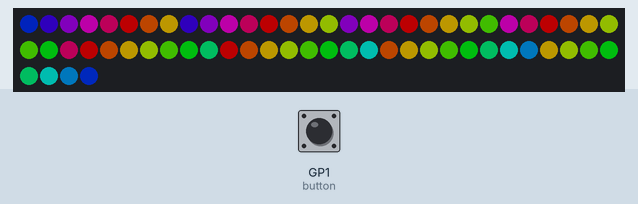
The program below on a simulated Raspberry Pi Pico running CircuitPython. Shown: 64 RGB LEDs in strip order, left to right, continuing on the next row. Inputs (shaded band) come from the test bench; at power-on: GP1 (button) HIGH. Dim RGB values are drawn brighter than linear; random numbers come from a fixed seed; library files of the repository ran but are not shown: neopixel_matrix_optimized.py; what the program prints to the serial console is not drawn.

Above: at 3.63 s.
3.7 s: GP1 (button) pulled LOW for 0.15 s
At 4.9 s:
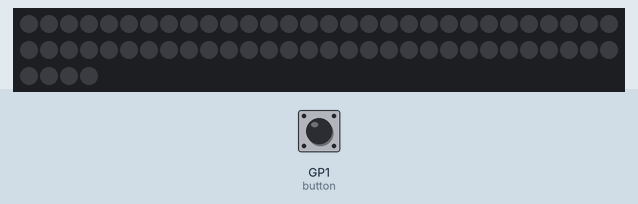
8.2 s: GP1 (button) pulled LOW for 1 s
At 8.43 s:
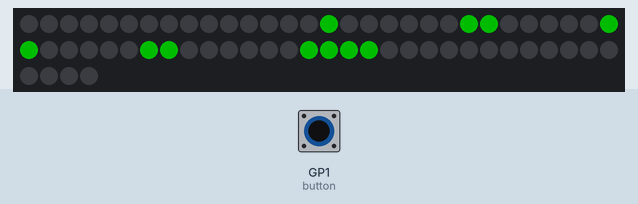
10.7 s: GP1 (button) pulsed LOW 2 times (0.12 s each, 0.3 s apart)
At 11.2 s:
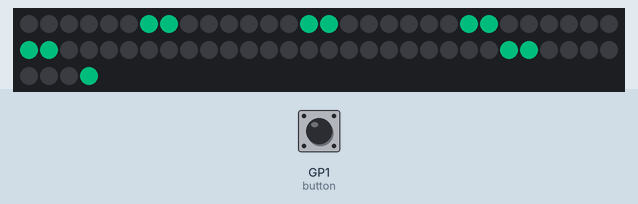
12.8 s: GP1 (button) pulsed LOW 5 times (0.12 s each, 0.3 s apart)
At 17.27 s:
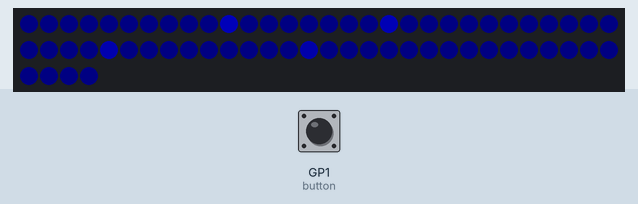
17.3 s: GP1 (button) pulled LOW for 0.15 s
At 17.53 s:
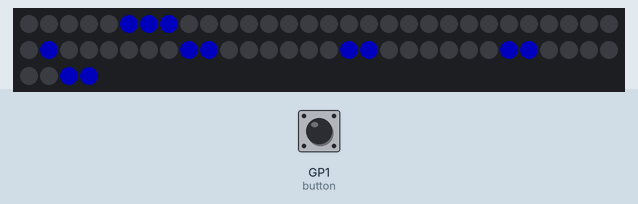

The program:

main_final.py
```python
"""
Programme principal avec sélection d'effets par bouton
Appuyez sur le bouton GP1 pour changer d'effet
VERSION CORRIGÉE - Bouton fonctionnel
"""

import board
import digitalio
import time
from neopixel_matrix_optimized import NeoPixelMatrix, rainbow_pattern, hsv_to_rgb
import random
import math


# ============================================================================
# CONFIGURATION
# ============================================================================

LED_PIN = board.GP0
BUTTON_PIN = board.GP1
BRIGHTNESS = 0.3
EFFECT_DISPLAY_TIME = 1.5  # Temps d'affichage du numéro d'effet (secondes)


# ============================================================================
# INITIALISATION DU BOUTON (CORRIGÉE)
# ============================================================================

class Button:
    """Classe pour gérer le bouton avec anti-rebond."""

    def __init__(self, pin):
        """
        Initialise le bouton.

        Args:
            pin: Pin GPIO du bouton
        """
        # Configuration du bouton
        self.button = digitalio.DigitalInOut(pin)
        self.button.direction = digitalio.Direction.INPUT
        self.button.pull = digitalio.Pull.UP  # Pull-up = True au repos, False quand appuyé

        self.last_state = self.button.value
        self.last_press_time = 0
        self.debounce_time = 0.05  # 50ms anti-rebond (réduit pour meilleure réactivité)

    def is_pressed(self):
        """
        Détecte un appui sur le bouton avec anti-rebond.

        Returns:
            True si le bouton vient d'être appuyé, False sinon
        """
        current_state = self.button.value
        current_time = time.monotonic()

        # Vérifier si l'état a changé
        if current_state != self.last_state:
            # Vérifier le temps d'anti-rebond
            if (current_time - self.last_press_time) > self.debounce_time:
                self.last_press_time = current_time
                self.last_state = current_state
                # Avec pull-up, le bouton est False quand appuyé
                if not current_state:
                    return True

        return False


# ============================================================================
# AFFICHAGE DES CHIFFRES 8x8
# ============================================================================

# Définition des chiffres en 8x8 pixels (1 = allumé, 0 = éteint)
DIGITS = {
    0: [
        "  ████  ",
        " ██  ██ ",
        "██    ██",
        "██    ██",
        "██    ██",
        "██    ██",
        " ██  ██ ",
        "  ████  "
    ],
    1: [
        "   ██   ",
        "  ███   ",
        " ████   ",
        "   ██   ",
        "   ██   ",
        "   ██   ",
        "   ██   ",
        " ██████ "
    ],
    2: [
        "  ████  ",
        " ██  ██ ",
        "     ██ ",
        "    ██  ",
        "   ██   ",
        "  ██    ",
        " ██     ",
        " ██████ "
    ],
    3: [
        "  ████  ",
        " ██  ██ ",
        "     ██ ",
        "   ███  ",
        "     ██ ",
        "     ██ ",
        " ██  ██ ",
        "  ████  "
    ],
    4: [
        "    ██  ",
        "   ███  ",
        "  ████  ",
        " ██ ██  ",
        "██  ██  ",
        "████████",
        "    ██  ",
        "    ██  "
    ],
    5: [
        " ██████ ",
        " ██     ",
        " ██     ",
        " █████  ",
        "     ██ ",
        "     ██ ",
        " ██  ██ ",
        "  ████  "
    ],
    6: [
        "  ████  ",
        " ██  ██ ",
        " ██     ",
        " █████  ",
        " ██  ██ ",
        " ██  ██ ",
        " ██  ██ ",
        "  ████  "
    ],
    7: [
        " ██████ ",
        "     ██ ",
        "    ██  ",
        "   ██   ",
        "  ██    ",
        "  ██    ",
        "  ██    ",
        "  ██    "
    ],
    8: [
        "  ████  ",
        " ██  ██ ",
        " ██  ██ ",
        "  ████  ",
        " ██  ██ ",
        " ██  ██ ",
        " ██  ██ ",
        "  ████  "
    ],
    9: [
        "  ████  ",
        " ██  ██ ",
        " ██  ██ ",
        " ██  ██ ",
        "  █████ ",
        "     ██ ",
        " ██  ██ ",
        "  ████  "
    ]
}


def display_number(matrix, number, color=(0, 255, 255), scroll=True):
    """
    Affiche un numéro sur la matrice avec effet de défilement.

    Args:
        matrix: Instance de NeoPixelMatrix
        number: Numéro à afficher (0-9)
        color: Couleur RGB du chiffre
        scroll: Si True, fait défiler le chiffre de droite à gauche
    """
    if number not in DIGITS:
        return

    digit = DIGITS[number]

    if scroll:
        # Défilement de droite à gauche
        for offset in range(8, -8, -1):
            matrix.fill((0, 0, 0))

            for y in range(8):
                for x in range(8):
                    display_x = x + offset
                    if 0 <= display_x < 8:
                        if digit[y][x] == '█':
                            matrix.set_pixel(display_x, y, color)

            matrix.show()
            time.sleep(0.05)
    else:
        # Affichage statique
        matrix.fill((0, 0, 0))
        for y in range(8):
            for x in range(8):
                if digit[y][x] == '█':
                    matrix.set_pixel(x, y, color)
        matrix.show()


# ============================================================================
# EFFETS VISUELS (MODIFIÉS POUR ÊTRE NON-BLOQUANTS)
# ============================================================================

class Effect:
    """Classe de base pour les effets."""

    def __init__(self, matrix):
        self.matrix = matrix
        self.running = True
        self.frame_count = 0

    def stop(self):
        """Arrête l'effet."""
        self.running = False

    def update(self):
        """Méthode à appeler à chaque frame."""
        self.frame_count += 1


class Effect1_Gradient(Effect):
    """Effet 1 : Dégradé animé"""

    def __init__(self, matrix):
        super().__init__(matrix)
        self.scale = 0

    def update(self):
        super().update()
        self.matrix.draw_gradient(x_scale=self.scale, y_scale=self.scale, z_value=100)
        self.scale = (self.scale + 2) % 256


class Effect2_Rainbow(Effect):
    """Effet 2 : Arc-en-ciel rotatif"""

    def __init__(self, matrix):
        super().__init__(matrix)
        self.offset = 0

    def update(self):
        super().update()

        def rainbow_rotated(x, y):
            hue = ((x + y + self.offset) * 255 // 14) % 256
            return hsv_to_rgb(hue / 255, 1.0, 1.0)

        self.matrix.draw_pattern(rainbow_rotated)
        self.offset = (self.offset + 1) % 256


class Effect3_Wave(Effect):
    """Effet 3 : Vague"""

    def __init__(self, matrix):
        super().__init__(matrix)
        self.t = 0

    def update(self):
        super().update()

        def wave_pattern(x, y):
            wave = math.sin((x + self.t) * 0.5) * 0.5 + 0.5
            intensity = int(wave * 255)
            return (0, intensity, 255 - intensity)

        self.matrix.draw_pattern(wave_pattern)
        self.t += 0.3


class Effect4_Spiral(Effect):
    """Effet 4 : Spirale"""

    def __init__(self, matrix):
        super().__init__(matrix)
        self.offset = 0

    def update(self):
        super().update()

        def spiral_pattern(x, y):
            cx, cy = 3.5, 3.5
            dx, dy = x - cx, y - cy
            angle = math.atan2(dy, dx)
            distance = math.sqrt(dx*dx + dy*dy)
            hue = (angle + distance + self.offset) % (2 * math.pi)
            hue_normalized = hue / (2 * math.pi)
            return hsv_to_rgb(hue_normalized, 1.0, 1.0)

        self.matrix.draw_pattern(spiral_pattern)
        self.offset += 0.1


class Effect5_Fire(Effect):
    """Effet 5 : Feu"""

    def __init__(self, matrix):
        super().__init__(matrix)
        self.heat = [[0 for _ in range(8)] for _ in range(8)]

    def update(self):
        super().update()

        # Refroidissement
        for y in range(8):
            for x in range(8):
                cooldown = random.randint(0, 10)
                self.heat[y][x] = max(0, self.heat[y][x] - cooldown)

        # Propagation vers le haut
        for y in range(7, 0, -1):
            for x in range(8):
                self.heat[y][x] = (self.heat[y-1][x] +
                                 self.heat[y-1][(x-1) % 8] +
                                 self.heat[y-1][(x+1) % 8]) // 3

        # Source de chaleur en bas
        for x in range(8):
            self.heat[0][x] = random.randint(200, 255)

        # Affichage
        for y in range(8):
            for x in range(8):
                t = self.heat[y][x]
                if t < 85:
                    r, g, b = t * 3, 0, 0
                elif t < 170:
                    r, g, b = 255, (t - 85) * 3, 0
                else:
                    r, g, b = 255, 255, (t - 170) * 3

                self.matrix.set_pixel(x, y, (r, g, b))

        self.matrix.show()


class Effect6_Rain(Effect):
    """Effet 6 : Pluie"""

    def __init__(self, matrix):
        super().__init__(matrix)
        self.drops = []

    def update(self):
        super().update()

        # Nouvelles gouttes
        if random.random() < 0.3:
            self.drops.append([random.randint(0, 7), 0, 255])

        # Fond bleu foncé
        self.matrix.fill((0, 0, 20))

        # Mise à jour des gouttes
        new_drops = []
        for drop in self.drops:
            x, y, intensity = drop

            if 0 <= y < 8:
                self.matrix.set_pixel(x, y, (0, 0, intensity))

            drop[1] += 1
            drop[2] = max(0, drop[2] - 20)

            if drop[1] < 8 and drop[2] > 0:
                new_drops.append(drop)

        self.drops = new_drops
        self.matrix.show()


class Effect7_Heart(Effect):
    """Effet 7 : Cœur battant"""

    def __init__(self, matrix):
        super().__init__(matrix)
        self.t = 0
        self.heart_pixels = [
            (1, 1), (2, 1), (4, 1), (5, 1),
            (0, 2), (1, 2), (2, 2), (4, 2), (5, 2), (6, 2),
            (0, 3), (1, 3), (2, 3), (3, 3), (4, 3), (5, 3), (6, 3),
            (1, 4), (2, 4), (3, 4), (4, 4), (5, 4),
            (2, 5), (3, 5), (4, 5),
            (3, 6),
        ]

    def update(self):
        super().update()

        intensity = int((math.sin(self.t) * 0.5 + 0.5) * 255)

        self.matrix.fill((0, 0, 0))
        for x, y in self.heart_pixels:
            self.matrix.set_pixel(x, y, (intensity, 0, 0))

        self.matrix.show()
        self.t += 0.2


class Effect8_Checkerboard(Effect):
    """Effet 8 : Damier clignotant"""

    def __init__(self, matrix):
        super().__init__(matrix)
        self.colors = [
            ((255, 0, 0), (0, 0, 255)),
            ((0, 255, 0), (255, 255, 0)),
        ]
        self.offset = 0
        self.color_index = 0

    def update(self):
        super().update()

        def animated_checker(x, y):
            if (x + y + self.offset) % 2 == 0:
                return self.colors[self.color_index][0]
            return self.colors[self.color_index][1]

        self.matrix.draw_pattern(animated_checker)
        self.offset = (self.offset + 1) % 2

        if self.frame_count % 20 == 0:
            self.color_index = (self.color_index + 1) % len(self.colors)


class Effect9_Stars(Effect):
    """Effet 9 : Étoiles scintillantes"""

    def __init__(self, matrix):
        super().__init__(matrix)
        self.stars = []

    def update(self):
        super().update()

        # Ajouter de nouvelles étoiles
        if random.random() < 0.2:
            self.stars.append({
                'x': random.randint(0, 7),
                'y': random.randint(0, 7),
                'brightness': 0,
                'direction': 1
            })

        # Fond noir
        self.matrix.fill((0, 0, 0))

        # Mise à jour des étoiles
        new_stars = []
        for star in self.stars:
            # Scintillement
            star['brightness'] += star['direction'] * 20

            if star['brightness'] >= 255:
                star['brightness'] = 255
                star['direction'] = -1
            elif star['brightness'] <= 0:
                star['brightness'] = 0
                continue

            # Afficher l'étoile
            self.matrix.set_pixel(
                star['x'],
                star['y'],
                (star['brightness'], star['brightness'], star['brightness'])
            )

            new_stars.append(star)

        self.stars = new_stars
        self.matrix.show()


# ============================================================================
# GESTIONNAIRE D'EFFETS (CORRIGÉ)
# ============================================================================

class EffectManager:
    """Gère la sélection et l'exécution des effets."""

    def __init__(self, matrix, button):
        self.matrix = matrix
        self.button = button
        self.effects = [
            Effect1_Gradient,
            Effect2_Rainbow,
            Effect3_Wave,
            Effect4_Spiral,
            Effect5_Fire,
            Effect6_Rain,
            Effect7_Heart,
            Effect8_Checkerboard,
            Effect9_Stars
        ]
        self.current_effect_index = 0
        self.current_effect = None
        self.last_frame_time = 0
        self.frame_delay = 0.05  # 20 FPS

    def next_effect(self):
        """Passe à l'effet suivant."""
        # Arrêter l'effet actuel
        if self.current_effect:
            self.current_effect.stop()

        # Passer à l'effet suivant
        self.current_effect_index = (self.current_effect_index + 1) % len(self.effects)

        # Afficher le numéro de l'effet avec défilement
        effect_number = self.current_effect_index + 1
        print(f"\n=== Effet {effect_number} selectionne ===")

        # Couleur arc-en-ciel pour le numéro
        hue = (effect_number - 1) / len(self.effects)
        color = hsv_to_rgb(hue, 1.0, 1.0)

        display_number(self.matrix, effect_number % 10, color=color, scroll=True)
        time.sleep(EFFECT_DISPLAY_TIME)

        # Lancer le nouvel effet
        EffectClass = self.effects[self.current_effect_index]
        self.current_effect = EffectClass(self.matrix)
        self.last_frame_time = time.monotonic()

    def update(self):
        """Met à jour l'effet actuel."""
        current_time = time.monotonic()

        # Vérifier si c'est le temps de mettre à jour l'affichage
        if current_time - self.last_frame_time >= self.frame_delay:
            if self.current_effect:
                try:
                    self.current_effect.update()
                except Exception as e:
                    print(f"Erreur dans l'effet: {e}")
                    self.next_effect()

            self.last_frame_time = current_time

    def check_button(self):
        """Vérifie si le bouton a été appuyé."""
        return self.button.is_pressed()


# ============================================================================
# PROGRAMME PRINCIPAL (CORRIGÉ)
# ============================================================================

def main():
    """Fonction principale du programme."""
    print("=" * 50)
    print("  SELECTEUR D'EFFETS NEOPIXEL - BOUTON")
    print("=" * 50)
    print("Appuyez sur le bouton GP1 pour changer d'effet")
    print("Ctrl+C pour quitter")
    print("=" * 50)
    print("Initialisation...")

    # Initialisation
    try:
        matrix = NeoPixelMatrix(LED_PIN, brightness=BRIGHTNESS)
        print("Matrice NeoPixel initialisee")
    except Exception as e:
        print(f"Erreur initialisation matrice: {e}")
        return

    try:
        button = Button(BUTTON_PIN)
        print("Bouton initialise sur GP1")
        print("Bouton au repos:", button.button.value)
    except Exception as e:
        print(f"Erreur initialisation bouton: {e}")
        return

    manager = EffectManager(matrix, button)

    # Démarrer avec le premier effet
    print("\nDebut du programme!")
    manager.next_effect()

    # Compteur pour afficher l'état du bouton (debug)
    debug_counter = 0

    try:
        while True:
            # Vérifier le bouton
            if manager.check_button():
                print("Bouton appuye!")
                manager.next_effect()
                # Petite pause après changement d'effet
                time.sleep(0.2)

            # Mettre à jour l'effet actuel
            manager.update()

            # Debug: afficher l'état du bouton toutes les 100 frames
            debug_counter += 1
            if debug_counter % 100 == 0:
                # Afficher l'état du bouton dans la console
                print(f"Etat bouton: {button.button.value} (1=relache, 0=appuye)", end='\r')

            # Petite pause pour éviter de saturer le CPU
            time.sleep(0.001)

    except KeyboardInterrupt:
        print("\n\nArret du programme...")
        if manager.current_effect:
            manager.current_effect.stop()
        matrix.clear()
        print("LEDs eteintes. Au revoir!")


if __name__ == "__main__":
    main()
```

Measured:
- what the display in image 1 shows lasts 1.8 s, from 4.5 s to 6.3 s
